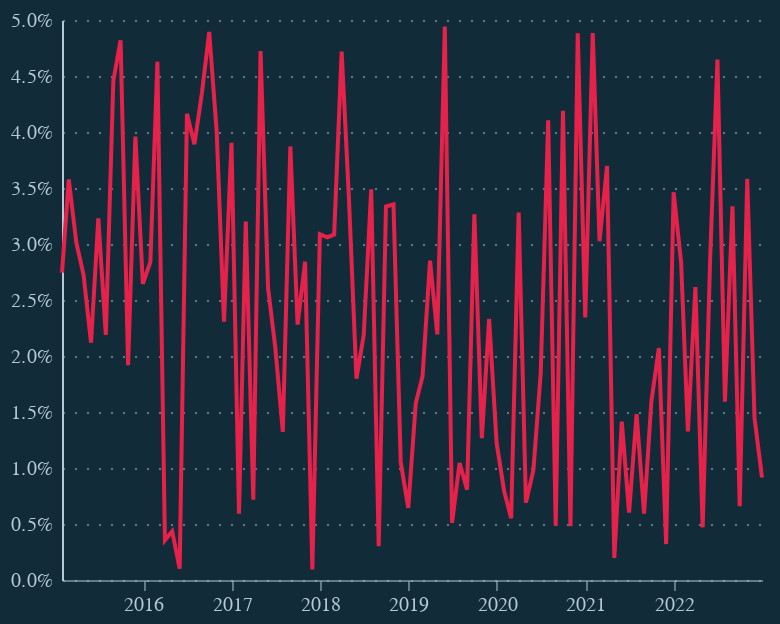

Notebook code for this chart:
### Code cell
# Creating the chart with the applied theme
# ... (rest of your chart creation code)
chart = alt.Chart(df).mark_line().encode(
    x='date:T',
    y='value:Q'
)

# Display the chart
chart.display()

### Figure 1 — Vega-Lite specification as saved in the notebook (floating-point values rounded to 4 significant figures)
{"config": {"background": "#122b39", "axis": {"labelColor": "#b4c8d8", "tickColor": "#b4c8d8", "domainColor": "#b4c8d8", "gridColor": "#b4c8d8"}, "axisX": {"domainOpacity": 0.5, "grid": false, "labelAngle": 0, "tickCount": 10, "tickOpacity": 0.5, "title": null}, "axisY": {"gridDash": [1, 5], "gridOpacity": 0.5, "labelPadding": 5, "tickCount": 8, "tickOpacity": 0.5, "ticks": false, "title": "12-month percent change | Source: BLS via FRED", "titleAlign": "left", "titleAngle": 0, "titleBaseline": "bottom", "titleColor": "#b4c8d8", "titleFontSize": 12, "titleOpacity": 0.9, "titleX": 0, "titleY": -7, "format": "%"}, "line": {"color": "#e6224b"}, "view": {"stroke": null, "width": 350, "height": 280}, "title": {"anchor": "start", "dx": 24, "fontSize": 12, "subtitleFontSize": 12, "color": "#b4c8d8", "subtitleColor": "#000000"}, "font": "Circular Std"}, "data": {"name": "data-1830d610e512043d9928b5f28dd7ea56"}, "mark": {"type": "line"}, "encoding": {"x": {"field": "date", "type": "temporal"}, "y": {"field": "value", "type": "quantitative"}}, "$schema": "https://vega.github.io/schema/vega-lite/v5.8.0.json", "datasets": {"data-1830d610e512043d9928b5f28dd7ea56": [{"date": "2015-01-31T00:00:00", "value": 0.02744}, {"date": "2015-02-28T00:00:00", "value": 0.03576}, {"date": "2015-03-31T00:00:00", "value": 0.03014}, {"date": "2015-04-30T00:00:00", "value": 0.02724}, {"date": "2015-05-31T00:00:00", "value": 0.02118}, {"date": "2015-06-30T00:00:00", "value": 0.03229}, {"date": "2015-07-31T00:00:00", "value": 0.02188}, {"date": "2015-08-31T00:00:00", "value": 0.04459}, {"date": "2015-09-30T00:00:00", "value": 0.04818}, {"date": "2015-10-31T00:00:00", "value": 0.01917}, {"date": "2015-11-30T00:00:00", "value": 0.03959}, {"date": "2015-12-31T00:00:00", "value": 0.02644}, {"date": "2016-01-31T00:00:00", "value": 0.0284}, {"date": "2016-02-29T00:00:00", "value": 0.04628}, {"date": "2016-03-31T00:00:00", "value": 0.003552}, {"date": "2016-04-30T00:00:00", "value": 0.004356}, {"date": "2016-05-31T00:00:00", "value": 0.001011}, {"date": "2016-06-30T00:00:00", "value": 0.04163}, {"date": "2016-07-31T00:00:00", "value": 0.03891}, {"date": "2016-08-31T00:00:00", "value": 0.0435}, {"date": "2016-09-30T00:00:00", "value": 0.04893}, {"date": "2016-10-31T00:00:00", "value": 0.03996}, {"date": "2016-11-30T00:00:00", "value": 0.02307}, {"date": "2016-12-31T00:00:00", "value": 0.03903}, {"date": "2017-01-31T00:00:00", "value": 0.005914}, {"date": "2017-02-28T00:00:00", "value": 0.032}, {"date": "2017-03-31T00:00:00", "value": 0.007168}, {"date": "2017-04-30T00:00:00", "value": 0.04723}, {"date": "2017-05-31T00:00:00", "value": 0.02609}, {"date": "2017-06-30T00:00:00", "value": 0.02073}, {"date": "2017-07-31T00:00:00", "value": 0.01323}, {"date": "2017-08-31T00:00:00", "value": 0.03871}, {"date": "2017-09-30T00:00:00", "value": 0.02281}, {"date": "2017-10-31T00:00:00", "value": 0.02842}, {"date": "2017-11-30T00:00:00", "value": 0.0009395}, {"date": "2017-12-31T00:00:00", "value": 0.03088}, {"date": "2018-01-31T00:00:00", "value": 0.0306}, {"date": "2018-02-28T00:00:00", "value": 0.03085}, {"date": "2018-03-31T00:00:00", "value": 0.04719}, {"date": "2018-04-30T00:00:00", "value": 0.03409}, {"date": "2018-05-31T00:00:00", "value": 0.01798}, {"date": "2018-06-30T00:00:00", "value": 0.02185}, {"date": "2018-07-31T00:00:00", "value": 0.03488}, {"date": "2018-08-31T00:00:00", "value": 0.003011}, {"date": "2018-09-30T00:00:00", "value": 0.03334}, {"date": "2018-10-31T00:00:00", "value": 0.03353}, {"date": "2018-11-30T00:00:00", "value": 0.01052}, {"date": "2018-12-31T00:00:00", "value": 0.006446}, {"date": "2019-01-31T00:00:00", "value": 0.01577}, {"date": "2019-02-28T00:00:00", "value": 0.01819}, {"date": "2019-03-31T00:00:00", "value": 0.02851}, {"date": "2019-04-30T00:00:00", "value": 0.02193}, {"date": "2019-05-31T00:00:00", "value": 0.04942}, {"date": "2019-06-30T00:00:00", "value": 0.005102}, {"date": "2019-07-31T00:00:00", "value": 0.01044}, {"date": "2019-08-31T00:00:00", "value": 0.008065}, {"date": "2019-09-30T00:00:00", "value": 0.03266}, {"date": "2019-10-31T00:00:00", "value": 0.01266}, {"date": "2019-11-30T00:00:00", "value": 0.02332}, {"date": "2019-12-31T00:00:00", "value": 0.01222}, {"date": "2020-01-31T00:00:00", "value": 0.007948}, {"date": "2020-02-29T00:00:00", "value": 0.005519}, {"date": "2020-03-31T00:00:00", "value": 0.03282}, {"date": "2020-04-30T00:00:00", "value": 0.006909}, {"date": "2020-05-31T00:00:00", "value": 0.009829}, {"date": "2020-06-30T00:00:00", "value": 0.01844}, {"date": "2020-07-31T00:00:00", "value": 0.04105}, {"date": "2020-08-31T00:00:00", "value": 0.004855}, {"date": "2020-09-30T00:00:00", "value": 0.0419}, {"date": "2020-10-31T00:00:00", "value": 0.004805}, {"date": "2020-11-30T00:00:00", "value": 0.04882}, {"date": "2020-12-31T00:00:00", "value": 0.02343}, {"date": "2021-01-31T00:00:00", "value": 0.04884}, {"date": "2021-02-28T00:00:00", "value": 0.03024}, {"date": "2021-03-31T00:00:00", "value": 0.03696}, {"date": "2021-04-30T00:00:00", "value": 0.001959}, {"date": "2021-05-31T00:00:00", "value": 0.01414}, {"date": "2021-06-30T00:00:00", "value": 0.00601}, {"date": "2021-07-31T00:00:00", "value": 0.01481}, {"date": "2021-08-31T00:00:00", "value": 0.005936}, {"date": "2021-09-30T00:00:00", "value": 0.0159}, {"date": "2021-10-31T00:00:00", "value": 0.02071}, {"date": "2021-11-30T00:00:00", "value": 0.003207}, {"date": "2021-12-31T00:00:00", "value": 0.03462}, {"date": "2022-01-31T00:00:00", "value": 0.02833}, {"date": "2022-02-28T00:00:00", "value": 0.01327}, {"date": "2022-03-31T00:00:00", "value": 0.02616}, {"date": "2022-04-30T00:00:00", "value": 0.004697}, {"date": "2022-05-31T00:00:00", "value": 0.0288}, {"date": "2022-06-30T00:00:00", "value": 0.04646}, {"date": "2022-07-31T00:00:00", "value": 0.01593}, {"date": "2022-08-31T00:00:00", "value": 0.03337}, {"date": "2022-09-30T00:00:00", "value": 0.00659}, {"date": "2022-10-31T00:00:00", "value": 0.03582}, {"date": "2022-11-30T00:00:00", "value": 0.01447}, {"date": "2022-12-31T00:00:00", "value": 0.00916}]}}
